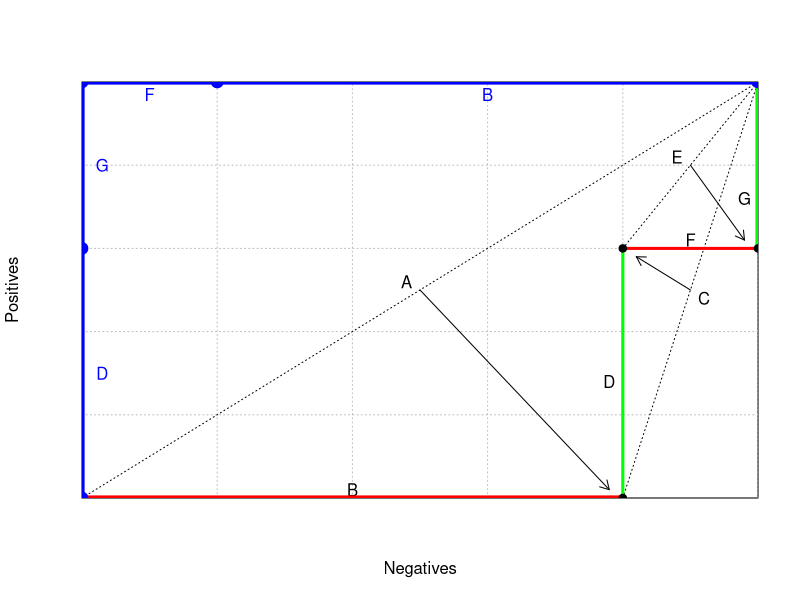

This chart was generated by the following R code:
## ---- chunk 1

x <- c(0,400,400,500,500)
y <- c(0,  0,300,300,500)

h <- 500 # height of plot
w <- 500 # width of plot
# w <- 360 # width of plot
grid.step <- 100

# print to a file
# png(height = h, width = w, filename = "pn-nested.png")
# windows(height = h, width = w)

plot( c(0,w), c(0,h),  
     xaxs = "i",yaxs = "i",
     xaxt = 'n', yaxt = 'n',
     type = "n",
     xlab = "Negatives", ylab = "Positives")
     
# draw axes
#axis(2,y,labels=c('','','p1-2,p4','','p3,p5'))
#axis(1,x,labels=c('','n1-4','','n5',''))

# add a grid
# grid seems to be buggy
#grid (nx = w/grid.step, ny = h/grid.step)
gx <- grid.step
while (gx <= w) {
  abline(v = gx, col="gray", lty="dotted")
  gx <- gx + grid.step
}
gy <- grid.step
while (gy <= h) {
  abline(h = gy, col="gray", lty="dotted")
  gy <- gy + grid.step
}

plotsplit <- function(l,r,m,labels,oo,pp,qq) {
	segments(x[l],y[l],x[r],y[r],lty=3,col="black")
	text( (x[l]+x[r])/2+oo[1], (y[l]+y[r])/2+oo[2], labels[1])
	text( (x[l]+x[m])/2+pp[1], (y[l]+y[m])/2+pp[2], labels[2])
	text( (x[m]+x[r])/2+qq[1], (y[m]+y[r])/2+qq[2], labels[3])
	arrows( (x[l]+x[r])/2, (y[l]+y[r])/2, x[m]+oo[1], y[m]+pp[2], code=2, length=0.1 )
}

plotsplit(1,5,2,c("A","B","C"),c(-10,10),c(0,10),c(10,-10))
plotsplit(2,5,3,c("","D","E"),c(10,-10),c(-10,-10),c(-10,10))
plotsplit(3,5,4,c("","F","G"),c(-10,-10),c(0,10),c(-10,-40))

# draw curve
lines( x[1:2], y[1:2], lwd=5, col='red')
lines( x[2:3], y[2:3], lwd=3, col='green')
lines( x[3:4], y[3:4], lwd=3, col='red')
lines( x[4:5], y[4:5], lwd=5, col='green')
points(x,y,pch=19,col='black')

# draw ROC curve
lines( c(0,  0,  0,100,500), c(0,300,500,500,500), lwd=5, type='o',col='blue')

text(  15, 150, col="blue", "D")
text(  15, 400, col="blue", "G")
text(  50, 485, col="blue", "F")
text( 300, 485, col="blue", "B")

# close file
#dev.off()


